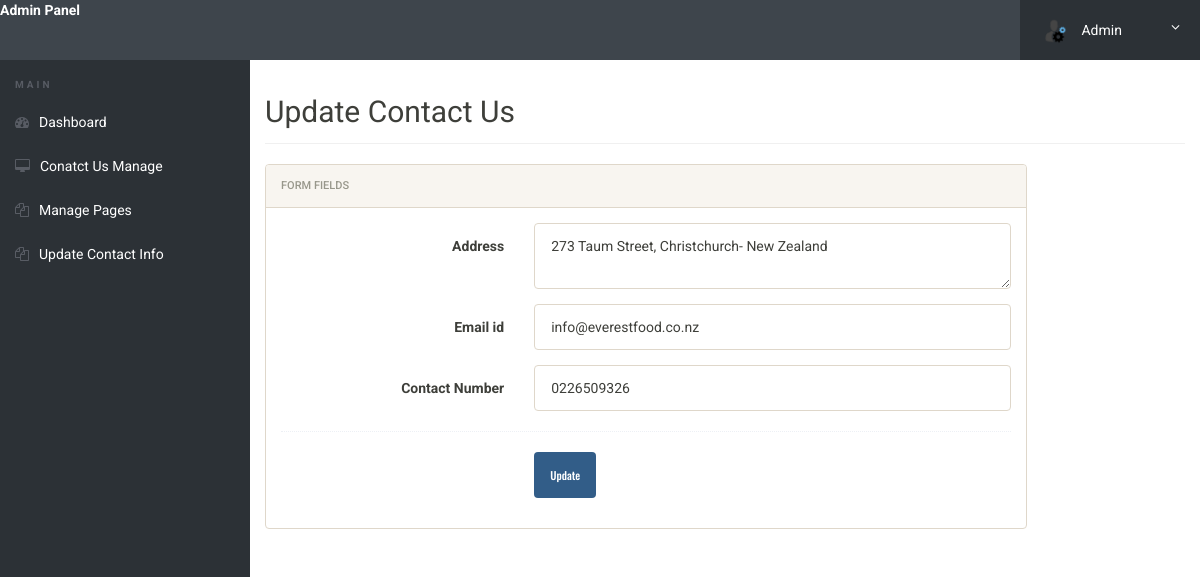
/admin/updateContactinfo.php (signed in), run on the app's committed database.
### tables this page shows
CREATE TABLE `contactus` (
  `id` int(11) NOT NULL,
  `Address` tinytext,
  `EmailId` varchar(255) DEFAULT NULL,
  `ContactNo` char(11) DEFAULT NULL
);

### admin/updateContactinfo.php (the view, shortened to what this page needs)
<?php
include('../db/config.php');
if(strlen($_SESSION['alogin'])==0)
	{
header('location:index.php');
}
else{
?>
<!doctype html>
<html lang="en" class="no-js">
<head>
	<link rel="stylesheet" href="css/font-awesome.min.css">
	<link rel="stylesheet" href="css/bootstrap.min.css">
	<link rel="stylesheet" href="css/dataTables.bootstrap.min.css">
	<link rel="stylesheet" href="css/bootstrap-social.css">
	<link rel="stylesheet" href="css/bootstrap-select.css">
	<link rel="stylesheet" href="css/fileinput.min.css">
	<link rel="stylesheet" href="css/awesome-bootstrap-checkbox.css">
	<link rel="stylesheet" href="css/style.css">
</head>
<body>
	<?php include('includes/header.php');?>
	<div class="ts-main-content">
	<?php include('includes/leftbar.php');?>
		<div class="content-wrapper">
			<div class="container-fluid">
				<div class="row">
					<div class="col-md-12">
						<h2 class="page-title">Update Contact Us</h2>
						<div class="row">
							<div class="col-md-10">
								<div class="panel panel-default">
									<div class="panel-heading">Form fields</div>
									<div class="panel-body">
										<form method="post" name="chngpwd" class="form-horizontal" onSubmit="return valid();">
				<?php $sql = "SELECT * from  contactus ";
$query = $dbh -> prepare($sql);
$query->execute();
$results=$query->fetchAll(PDO::FETCH_OBJ);
if($query->rowCount() > 0)
{
foreach($results as $result)
{				?>
				<div class="form-group">
												<label class="col-sm-4 control-label"> Address</label>
												<div class="col-sm-8">
													<textarea class="form-control" name="address" id="address" required><?php echo htmlentities($result->Address);?></textarea>
												</div>
											</div>
											<div class="form-group">
												<label class="col-sm-4 control-label"> Email id</label>
												<div class="col-sm-8">
													<input type="email" class="form-control" name="email" id="email" value="<?php echo htmlentities($result->EmailId);?>" required>
												</div>
											</div>
<div class="form-group">
												<label class="col-sm-4 control-label"> Contact Number </label>
												<div class="col-sm-8">
													<input type="text" class="form-control" value="<?php echo htmlentities($result->ContactNo);?>" name="contactno" id="contactno" required>
												</div>
											</div>
<?php }} ?>
											<div class="hr-dashed"></div>
											<div class="form-group">
												<div class="col-sm-8 col-sm-offset-4">
													<button class="btn btn-primary" name="submit" type="submit">Update</button>
												</div>
											</div>
										</form>
									</div>
								</div>
							</div>
						</div>
					</div>
				</div>
			</div>
		</div>
	</div>
</body>
</html>
<?php } ?>

### admin/css/style.css (style rules this page uses)
html { font-size: 14px; }
@media only screen and (min-width: 480px) { html { font-size: 17px; } }
@media only screen and (min-width: 768px) { html { font-size: 14px; } }
body { font-size: 1em; }
.btn { font-family: 'Oswald', sans-serif; }
.hr-dashed { background-color: transparent; border-top: 1px dotted #edf0f5; color: transparent; height: 1px; margin: 20px 0; }
.panel { overflow: hidden; }
.btn { text-transform: none; }
.page-title { padding-bottom: 15px; margin-bottom: 20px; border-bottom: 1px solid #f0f0f0; }
.ts-main-content .content-wrapper { padding-top: 15px; margin-top: 60px; }
@media only screen and (min-width: 992px) { .ts-main-content .content-wrapper { margin-left: 250px; } }

### data on the page
contactus: address "273 Taum Street, Christchurch- New Zealand", email "info@everestfood.co.nz", contactno "0226509326"
